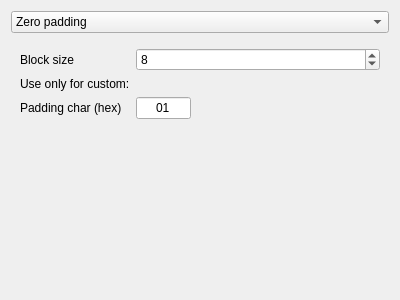
<?xml version="1.0" encoding="UTF-8"?>
<ui version="4.0">
<comment>
  * Released as open source by NCC Group Plc - http://www.nccgroup.com/
  *
  * Developed by Gabriel Caudrelier, gabriel dot caudrelier at nccgroup dot com
  *
  * https://github.com/nccgroup/pip3line
  *
  * Released under AGPL see LICENSE for more information
</comment>
 <class>PaddingWidget</class>
 <widget class="QWidget" name="PaddingWidget">
  <property name="geometry">
   <rect>
    <x>0</x>
    <y>0</y>
    <width>400</width>
    <height>300</height>
   </rect>
  </property>
  <property name="windowTitle">
   <string>Form</string>
  </property>
  <layout class="QVBoxLayout" name="verticalLayout">
   <item>
    <widget class="QComboBox" name="typeComboBox">
     <property name="toolTip">
      <string>Choose a well defined padding</string>
     </property>
     <item>
      <property name="text">
       <string>Zero padding</string>
      </property>
     </item>
     <item>
      <property name="text">
       <string>ANSI X.923</string>
      </property>
     </item>
     <item>
      <property name="text">
       <string>ISO 10126</string>
      </property>
     </item>
     <item>
      <property name="text">
       <string>PKCS7</string>
      </property>
     </item>
     <item>
      <property name="text">
       <string>Custom single char</string>
      </property>
     </item>
    </widget>
   </item>
   <item>
    <widget class="QWidget" name="widget" native="true">
     <layout class="QFormLayout" name="formLayout">
      <property name="labelAlignment">
       <set>Qt::AlignLeading|Qt::AlignLeft|Qt::AlignVCenter</set>
      </property>
      <item row="0" column="0">
       <widget class="QLabel" name="blockSizeLabel">
        <property name="text">
         <string>Block size</string>
        </property>
       </widget>
      </item>
      <item row="0" column="1">
       <widget class="QSpinBox" name="blockSizeSpinBox">
        <property name="toolTip">
         <string>Size block to consider</string>
        </property>
        <property name="minimum">
         <number>2</number>
        </property>
        <property name="maximum">
         <number>512</number>
        </property>
        <property name="value">
         <number>8</number>
        </property>
       </widget>
      </item>
      <item row="2" column="0">
       <widget class="QLabel" name="paddingcharLabel">
        <property name="text">
         <string>Padding char (hex)</string>
        </property>
       </widget>
      </item>
      <item row="1" column="0">
       <widget class="QLabel" name="label">
        <property name="text">
         <string>Use only for custom:</string>
        </property>
       </widget>
      </item>
      <item row="2" column="1">
       <widget class="QLineEdit" name="paddingCharLineEdit">
        <property name="enabled">
         <bool>true</bool>
        </property>
        <property name="maximumSize">
         <size>
          <width>55</width>
          <height>16777215</height>
         </size>
        </property>
        <property name="toolTip">
         <string>Hex value of the custom padding character</string>
        </property>
        <property name="inputMask">
         <string>HH; </string>
        </property>
        <property name="text">
         <string>01</string>
        </property>
        <property name="maxLength">
         <number>2</number>
        </property>
        <property name="alignment">
         <set>Qt::AlignCenter</set>
        </property>
       </widget>
      </item>
     </layout>
    </widget>
   </item>
  </layout>
 </widget>
 <resources/>
 <connections/>
</ui>
